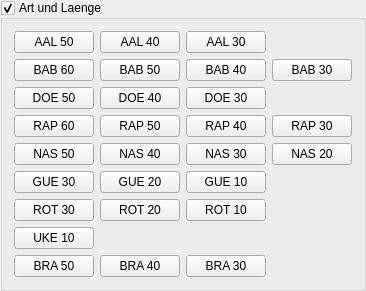
     <widget class="QGroupBox" name="groupBoxArtLaenge">
      <property name="sizePolicy">
       <sizepolicy hsizetype="MinimumExpanding" vsizetype="MinimumExpanding">
        <horstretch>0</horstretch>
        <verstretch>0</verstretch>
       </sizepolicy>
      </property>
      <property name="minimumSize">
       <size>
        <width>221</width>
        <height>191</height>
       </size>
      </property>
      <property name="layoutDirection">
       <enum>Qt::LeftToRight</enum>
      </property>
      <property name="autoFillBackground">
       <bool>false</bool>
      </property>
      <property name="title">
       <string>Art und Laenge</string>
      </property>
      <property name="checkable">
       <bool>true</bool>
      </property>
      <property name="checked">
       <bool>true</bool>
      </property>
      <layout class="QGridLayout" name="gridLayout">
       <item row="0" column="2">
        <widget class="QPushButton" name="btn_aal_30">
         <property name="sizePolicy">
          <sizepolicy hsizetype="MinimumExpanding" vsizetype="MinimumExpanding">
           <horstretch>0</horstretch>
           <verstretch>0</verstretch>
          </sizepolicy>
         </property>
         <property name="minimumSize">
          <size>
           <width>51</width>
           <height>22</height>
          </size>
         </property>
         <property name="text">
          <string>AAL 30</string>
         </property>
         <property name="checkable">
          <bool>true</bool>
         </property>
         <property name="autoExclusive">
          <bool>true</bool>
         </property>
        </widget>
       </item>
       <item row="2" column="1">
        <widget class="QPushButton" name="btn_doe_40">
         <property name="sizePolicy">
          <sizepolicy hsizetype="MinimumExpanding" vsizetype="MinimumExpanding">
           <horstretch>0</horstretch>
           <verstretch>0</verstretch>
          </sizepolicy>
         </property>
         <property name="minimumSize">
          <size>
           <width>51</width>
           <height>22</height>
          </size>
         </property>
         <property name="text">
          <string>DOE 40</string>
         </property>
         <property name="checkable">
          <bool>true</bool>
         </property>
         <property name="autoExclusive">
          <bool>true</bool>
         </property>
        </widget>
       </item>
       <item row="2" column="2">
        <widget class="QPushButton" name="btn_doe_30">
         <property name="sizePolicy">
          <sizepolicy hsizetype="MinimumExpanding" vsizetype="MinimumExpanding">
           <horstretch>0</horstretch>
           <verstretch>0</verstretch>
          </sizepolicy>
         </property>
         <property name="minimumSize">
          <size>
           <width>51</width>
           <height>22</height>
          </size>
         </property>
         <property name="text">
          <string>DOE 30</string>
         </property>
         <property name="checkable">
          <bool>true</bool>
         </property>
         <property name="autoExclusive">
          <bool>true</bool>
         </property>
        </widget>
       </item>
       <item row="3" column="1">
        <widget class="QPushButton" name="btn_rap_50">
         <property name="sizePolicy">
          <sizepolicy hsizetype="MinimumExpanding" vsizetype="MinimumExpanding">
           <horstretch>0</horstretch>
           <verstretch>0</verstretch>
          </sizepolicy>
         </property>
         <property name="minimumSize">
          <size>
           <width>51</width>
           <height>22</height>
          </size>
         </property>
         <property name="text">
          <string>RAP 50</string>
         </property>
         <property name="checkable">
          <bool>true</bool>
         </property>
         <property name="autoExclusive">
          <bool>true</bool>
         </property>
        </widget>
       </item>
       <item row="4" column="1">
        <widget class="QPushButton" name="btn_nas_40">
         <property name="sizePolicy">
          <sizepolicy hsizetype="MinimumExpanding" vsizetype="MinimumExpanding">
           <horstretch>0</horstretch>
           <verstretch>0</verstretch>
          </sizepolicy>
         </property>
         <property name="minimumSize">
          <size>
           <width>51</width>
           <height>22</height>
          </size>
         </property>
         <property name="text">
          <string>NAS 40</string>
         </property>
         <property name="checkable">
          <bool>true</bool>
         </property>
         <property name="autoExclusive">
          <bool>true</bool>
         </property>
        </widget>
       </item>
       <item row="4" column="3">
        <widget class="QPushButton" name="btn_nas_20">
         <property name="sizePolicy">
          <sizepolicy hsizetype="MinimumExpanding" vsizetype="MinimumExpanding">
           <horstretch>0</horstretch>
           <verstretch>0</verstretch>
          </sizepolicy>
         </property>
         <property name="minimumSize">
          <size>
           <width>51</width>
           <height>22</height>
          </size>
         </property>
         <property name="text">
          <string>NAS 20</string>
         </property>
         <property name="checkable">
          <bool>true</bool>
         </property>
         <property name="autoExclusive">
          <bool>true</bool>
         </property>
        </widget>
       </item>
       <item row="6" column="2">
        <widget class="QPushButton" name="btn_rot_10">
         <property name="sizePolicy">
          <sizepolicy hsizetype="MinimumExpanding" vsizetype="MinimumExpanding">
           <horstretch>0</horstretch>
           <verstretch>0</verstretch>
          </sizepolicy>
         </property>
         <property name="minimumSize">
          <size>
           <width>51</width>
           <height>22</height>
          </size>
         </property>
         <property name="text">
          <string>ROT 10</string>
         </property>
         <property name="checkable">
          <bool>true</bool>
         </property>
         <property name="autoExclusive">
          <bool>true</bool>
         </property>
        </widget>
       </item>
       <item row="8" column="0">
        <widget class="QPushButton" name="btn_bra_50">
         <property name="sizePolicy">
          <sizepolicy hsizetype="MinimumExpanding" vsizetype="MinimumExpanding">
           <horstretch>0</horstretch>
           <verstretch>0</verstretch>
          </sizepolicy>
         </property>
         <property name="minimumSize">
          <size>
           <width>51</width>
           <height>22</height>
          </size>
         </property>
         <property name="text">
          <string>BRA 50</string>
         </property>
         <property name="checkable">
          <bool>true</bool>
         </property>
         <property name="autoExclusive">
          <bool>true</bool>
         </property>
        </widget>
       </item>
       <item row="7" column="0">
        <widget class="QPushButton" name="btn_uke_10">
         <property name="sizePolicy">
          <sizepolicy hsizetype="MinimumExpanding" vsizetype="MinimumExpanding">
           <horstretch>0</horstretch>
           <verstretch>0</verstretch>
          </sizepolicy>
         </property>
         <property name="minimumSize">
          <size>
           <width>51</width>
           <height>22</height>
          </size>
         </property>
         <property name="text">
          <string>UKE 10</string>
         </property>
         <property name="checkable">
          <bool>true</bool>
         </property>
         <property name="autoExclusive">
          <bool>true</bool>
         </property>
        </widget>
       </item>
       <item row="4" column="0">
        <widget class="QPushButton" name="btn_nas_50">
         <property name="sizePolicy">
          <sizepolicy hsizetype="MinimumExpanding" vsizetype="MinimumExpanding">
           <horstretch>0</horstretch>
           <verstretch>0</verstretch>
          </sizepolicy>
         </property>
         <property name="minimumSize">
          <size>
           <width>51</width>
           <height>22</height>
          </size>
         </property>
         <property name="text">
          <string>NAS 50</string>
         </property>
         <property name="checkable">
          <bool>true</bool>
         </property>
         <property name="autoExclusive">
          <bool>true</bool>
         </property>
        </widget>
       </item>
       <item row="2" column="0">
        <widget class="QPushButton" name="btn_doe_50">
         <property name="sizePolicy">
          <sizepolicy hsizetype="MinimumExpanding" vsizetype="MinimumExpanding">
           <horstretch>0</horstretch>
           <verstretch>0</verstretch>
          </sizepolicy>
         </property>
         <property name="minimumSize">
          <size>
           <width>51</width>
           <height>22</height>
          </size>
         </property>
         <property name="text">
          <string>DOE 50</string>
         </property>
         <property name="checkable">
          <bool>true</bool>
         </property>
         <property name="autoExclusive">
          <bool>true</bool>
         </property>
        </widget>
       </item>
       <item row="1" column="2">
        <widget class="QPushButton" name="btn_bab_40">
         <property name="sizePolicy">
          <sizepolicy hsizetype="MinimumExpanding" vsizetype="MinimumExpanding">
           <horstretch>0</horstretch>
           <verstretch>0</verstretch>
          </sizepolicy>
         </property>
         <property name="minimumSize">
          <size>
           <width>51</width>
           <height>22</height>
          </size>
         </property>
         <property name="text">
          <string>BAB 40</string>
         </property>
         <property name="checkable">
          <bool>true</bool>
         </property>
         <property name="autoExclusive">
          <bool>true</bool>
         </property>
        </widget>
       </item>
       <item row="5" column="0">
        <widget class="QPushButton" name="btn_gue_30">
         <property name="sizePolicy">
          <sizepolicy hsizetype="MinimumExpanding" vsizetype="MinimumExpanding">
           <horstretch>0</horstretch>
           <verstretch>0</verstretch>
          </sizepolicy>
         </property>
         <property name="minimumSize">
          <size>
           <width>51</width>
           <height>22</height>
          </size>
         </property>
         <property name="text">
          <string>GUE 30</string>
         </property>
         <property name="checkable">
          <bool>true</bool>
         </property>
         <property name="autoExclusive">
          <bool>true</bool>
         </property>
        </widget>
       </item>
       <item row="6" column="1">
        <widget class="QPushButton" name="btn_rot_20">
         <property name="sizePolicy">
          <sizepolicy hsizetype="MinimumExpanding" vsizetype="MinimumExpanding">
           <horstretch>0</horstretch>
           <verstretch>0</verstretch>
          </sizepolicy>
         </property>
         <property name="minimumSize">
          <size>
           <width>51</width>
           <height>22</height>
          </size>
         </property>
         <property name="text">
          <string>ROT 20</string>
         </property>
         <property name="checkable">
          <bool>true</bool>
         </property>
         <property name="autoExclusive">
          <bool>true</bool>
         </property>
        </widget>
       </item>
       <item row="3" column="2">
        <widget class="QPushButton" name="btn_rap_40">
         <property name="sizePolicy">
          <sizepolicy hsizetype="MinimumExpanding" vsizetype="MinimumExpanding">
           <horstretch>0</horstretch>
           <verstretch>0</verstretch>
          </sizepolicy>
         </property>
         <property name="minimumSize">
          <size>
           <width>51</width>
           <height>22</height>
          </size>
         </property>
         <property name="text">
          <string>RAP 40</string>
         </property>
         <property name="checkable">
          <bool>true</bool>
         </property>
         <property name="autoExclusive">
          <bool>true</bool>
         </property>
        </widget>
       </item>
       <item row="4" column="2">
        <widget class="QPushButton" name="btn_nas_30">
         <property name="sizePolicy">
          <sizepolicy hsizetype="MinimumExpanding" vsizetype="MinimumExpanding">
           <horstretch>0</horstretch>
           <verstretch>0</verstretch>
          </sizepolicy>
         </property>
         <property name="minimumSize">
          <size>
           <width>51</width>
           <height>22</height>
          </size>
         </property>
         <property name="text">
          <string>NAS 30</string>
         </property>
         <property name="checkable">
          <bool>true</bool>
         </property>
         <property name="autoExclusive">
          <bool>true</bool>
         </property>
        </widget>
       </item>
       <item row="1" column="0">
        <widget class="QPushButton" name="btn_bab_60">
         <property name="sizePolicy">
          <sizepolicy hsizetype="MinimumExpanding" vsizetype="MinimumExpanding">
           <horstretch>0</horstretch>
           <verstretch>0</verstretch>
          </sizepolicy>
         </property>
         <property name="minimumSize">
          <size>
           <width>51</width>
           <height>22</height>
          </size>
         </property>
         <property name="text">
          <string>BAB 60</string>
         </property>
         <property name="checkable">
          <bool>true</bool>
         </property>
         <property name="autoExclusive">
          <bool>true</bool>
         </property>
        </widget>
       </item>
       <item row="0" column="0">
        <widget class="QPushButton" name="btn_aal_50">
         <property name="sizePolicy">
          <sizepolicy hsizetype="MinimumExpanding" vsizetype="MinimumExpanding">
           <horstretch>0</horstretch>
           <verstretch>0</verstretch>
          </sizepolicy>
         </property>
         <property name="minimumSize">
          <size>
           <width>51</width>
           <height>22</height>
          </size>
         </property>
         <property name="text">
          <string>AAL 50</string>
         </property>
         <property name="checkable">
          <bool>true</bool>
         </property>
         <property name="autoExclusive">
          <bool>true</bool>
         </property>
        </widget>
       </item>
       <item row="5" column="2">
        <widget class="QPushButton" name="btn_gue_10">
         <property name="sizePolicy">
          <sizepolicy hsizetype="MinimumExpanding" vsizetype="MinimumExpanding">
           <horstretch>0</horstretch>
           <verstretch>0</verstretch>
          </sizepolicy>
         </property>
         <property name="minimumSize">
          <size>
           <width>51</width>
           <height>22</height>
          </size>
         </property>
         <property name="text">
          <string>GUE 10</string>
         </property>
         <property name="checkable">
          <bool>true</bool>
         </property>
         <property name="autoExclusive">
          <bool>true</bool>
         </property>
        </widget>
       </item>
       <item row="1" column="1">
        <widget class="QPushButton" name="btn_bab_50">
         <property name="sizePolicy">
          <sizepolicy hsizetype="MinimumExpanding" vsizetype="MinimumExpanding">
           <horstretch>0</horstretch>
           <verstretch>0</verstretch>
          </sizepolicy>
         </property>
         <property name="minimumSize">
          <size>
           <width>51</width>
           <height>22</height>
          </size>
         </property>
         <property name="text">
          <string>BAB 50</string>
         </property>
         <property name="checkable">
          <bool>true</bool>
         </property>
         <property name="autoExclusive">
          <bool>true</bool>
         </property>
        </widget>
       </item>
       <item row="8" column="2">
        <widget class="QPushButton" name="btn_bra_30">
         <property name="sizePolicy">
          <sizepolicy hsizetype="MinimumExpanding" vsizetype="MinimumExpanding">
           <horstretch>0</horstretch>
           <verstretch>0</verstretch>
          </sizepolicy>
         </property>
         <property name="minimumSize">
          <size>
           <width>51</width>
           <height>22</height>
          </size>
         </property>
         <property name="text">
          <string>BRA 30</string>
         </property>
         <property name="checkable">
          <bool>true</bool>
         </property>
         <property name="autoExclusive">
          <bool>true</bool>
         </property>
        </widget>
       </item>
       <item row="8" column="1">
        <widget class="QPushButton" name="btn_bra_40">
         <property name="sizePolicy">
          <sizepolicy hsizetype="MinimumExpanding" vsizetype="MinimumExpanding">
           <horstretch>0</horstretch>
           <verstretch>0</verstretch>
          </sizepolicy>
         </property>
         <property name="minimumSize">
          <size>
           <width>51</width>
           <height>22</height>
          </size>
         </property>
         <property name="text">
          <string>BRA 40</string>
         </property>
         <property name="checkable">
          <bool>true</bool>
         </property>
         <property name="autoExclusive">
          <bool>true</bool>
         </property>
        </widget>
       </item>
       <item row="1" column="3">
        <widget class="QPushButton" name="btn_bab_30">
         <property name="sizePolicy">
          <sizepolicy hsizetype="MinimumExpanding" vsizetype="MinimumExpanding">
           <horstretch>0</horstretch>
           <verstretch>0</verstretch>
          </sizepolicy>
         </property>
         <property name="minimumSize">
          <size>
           <width>51</width>
           <height>22</height>
          </size>
         </property>
         <property name="text">
          <string>BAB 30</string>
         </property>
         <property name="checkable">
          <bool>true</bool>
         </property>
         <property name="autoExclusive">
          <bool>true</bool>
         </property>
        </widget>
       </item>
       <item row="6" column="0">
        <widget class="QPushButton" name="btn_rot_30">
         <property name="sizePolicy">
          <sizepolicy hsizetype="MinimumExpanding" vsizetype="MinimumExpanding">
           <horstretch>0</horstretch>
           <verstretch>0</verstretch>
          </sizepolicy>
         </property>
         <property name="minimumSize">
          <size>
           <width>51</width>
           <height>22</height>
          </size>
         </property>
         <property name="text">
          <string>ROT 30</string>
         </property>
         <property name="checkable">
          <bool>true</bool>
         </property>
         <property name="autoExclusive">
          <bool>true</bool>
         </property>
        </widget>
       </item>
       <item row="3" column="0">
        <widget class="QPushButton" name="btn_rap_60">
         <property name="sizePolicy">
          <sizepolicy hsizetype="MinimumExpanding" vsizetype="MinimumExpanding">
           <horstretch>0</horstretch>
           <verstretch>0</verstretch>
          </sizepolicy>
         </property>
         <property name="minimumSize">
          <size>
           <width>51</width>
           <height>22</height>
          </size>
         </property>
         <property name="text">
          <string>RAP 60</string>
         </property>
         <property name="checkable">
          <bool>true</bool>
         </property>
         <property name="autoExclusive">
          <bool>true</bool>
         </property>
        </widget>
       </item>
       <item row="3" column="3">
        <widget class="QPushButton" name="btn_rap_30">
         <property name="sizePolicy">
          <sizepolicy hsizetype="MinimumExpanding" vsizetype="MinimumExpanding">
           <horstretch>0</horstretch>
           <verstretch>0</verstretch>
          </sizepolicy>
         </property>
         <property name="minimumSize">
          <size>
           <width>51</width>
           <height>22</height>
          </size>
         </property>
         <property name="text">
          <string>RAP 30</string>
         </property>
         <property name="checkable">
          <bool>true</bool>
         </property>
         <property name="autoExclusive">
          <bool>true</bool>
         </property>
        </widget>
       </item>
       <item row="5" column="1">
        <widget class="QPushButton" name="btn_gue_20">
         <property name="sizePolicy">
          <sizepolicy hsizetype="MinimumExpanding" vsizetype="MinimumExpanding">
           <horstretch>0</horstretch>
           <verstretch>0</verstretch>
          </sizepolicy>
         </property>
         <property name="minimumSize">
          <size>
           <width>51</width>
           <height>22</height>
          </size>
         </property>
         <property name="text">
          <string>GUE 20</string>
         </property>
         <property name="checkable">
          <bool>true</bool>
         </property>
         <property name="autoExclusive">
          <bool>true</bool>
         </property>
        </widget>
       </item>
       <item row="0" column="1">
        <widget class="QPushButton" name="btn_aal_40">
         <property name="sizePolicy">
          <sizepolicy hsizetype="MinimumExpanding" vsizetype="MinimumExpanding">
           <horstretch>0</horstretch>
           <verstretch>0</verstretch>
          </sizepolicy>
         </property>
         <property name="minimumSize">
          <size>
           <width>51</width>
           <height>22</height>
          </size>
         </property>
         <property name="text">
          <string>AAL 40</string>
         </property>
         <property name="checkable">
          <bool>true</bool>
         </property>
         <property name="autoExclusive">
          <bool>true</bool>
         </property>
        </widget>
       </item>
      </layout>
     </widget>
